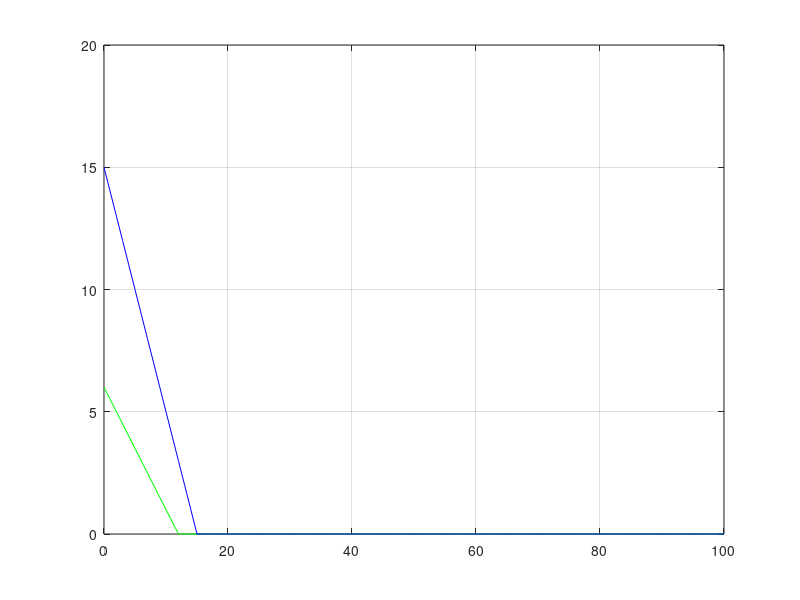

MATLAB code for this plot:
%3x1 + 2x2 - max
%2x1 + 4x2 <= 6
%3x1 + 5x2 >= 15
%x1, x2 >=0

C = [3 2];
A = [2 4; 3 5];
B = [8; 15];

rangex1 = 0:1:100;


%%
x21 = 6 - (A(1, 1) .* rangex1) ./ A(1, 2);
x22 = 15 - (A(2, 2) .* rangex1) ./ A(2, 2);

x21=max(0, x21);
x22=max(0, x22);

plot(rangex1, x21, 'g', rangex1, x22, 'b');
grid on;

%A1 = A[1,:];
%A3(1, :) = A1(1,);
%A3 = (A(1,:); A(2,:));
%B3 = cat(2, B(1,:), B(2,:));
sol = A\B;
%x1 = sol(:, 1)
%sol;
%x2 = sol(:, 2)